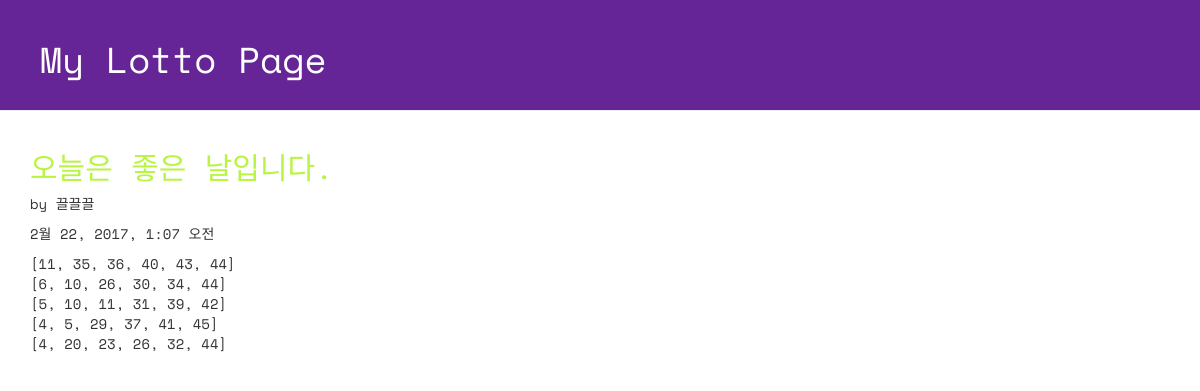
/lotto/4/detail/, run on the app's committed database.
### lotto/models.py (models this page shows, shortened)
class GuessNumbers(models.Model):
    name = models.CharField(max_length = 24)
    lottos = models.CharField(max_length = 255, default = '[1, 2, 3, 4, 5, 6]')
    text = models.CharField(max_length = 255)
    num_lotto = models.IntegerField(default = 5)
    update_date = models.DateTimeField()

### lotto/views.py (the view)
# urls.py: url(r'^lotto/(?P<lottokey>[0-9]+)/detail/$', views.detail, name='detail'),
def detail(request, lottokey):
    lotto = GuessNumbers.objects.get(pk = lottokey)
    return render(request, 'lotto/detail.html', {"lotto": lotto})

### lotto/templates/lotto/detail.html (shortened to what this page needs)
<!DOCTYPE html>
{% load staticfiles %}
<html lang="ko">
<head>
  <link rel="stylesheet" href="//maxcdn.bootstrapcdn.com/bootstrap/3.2.0/css/bootstrap.min.css">
  <link rel="stylesheet" href="//maxcdn.bootstrapcdn.com/bootstrap/3.2.0/css/bootstrap-theme.min.css">
  <link rel="stylesheet" href="{% static 'css/lotto.css'%}">
</head>
<body>
  <div class="page-header">
  <h1>My Lotto Page</h1>
  </div>
  <div class="container lotto">
    <h2>{{lotto.text}}</h2>
    <p> by {{lotto.name}}</p>
    <p> {{lotto.update_date}}</p>
    <p> {{lotto.lottos|linebreaksbr}}</p>
  </div>
</body>
</html>

### lotto/static/css/lotto.css (style rules this page uses)
.page-header { background-color: #652596; margin-top: 0; padding: 20px 20px 20px 40px; font-family: 'Space Mono', monospace; }
.page-header h1 { color: #FFFFFF; }
.container { font-family: 'Space Mono', monospace; }
.container h2 { color: #b9f442; }

### data on the page
GuessNumbers: text "오늘은 좋은 날입니다.", name "끌끌끌", update_date "2월 22, 2017, 1:07 오전", lottos "[11, 35, 36, 40, 43, 44] [6, 10, 26, 30, 34, 44] [5, 10, 11, 31, 39, 42] [4, 5, 29, 37, 41, 45] [4, 20, 23, 26, 32, 44]"
